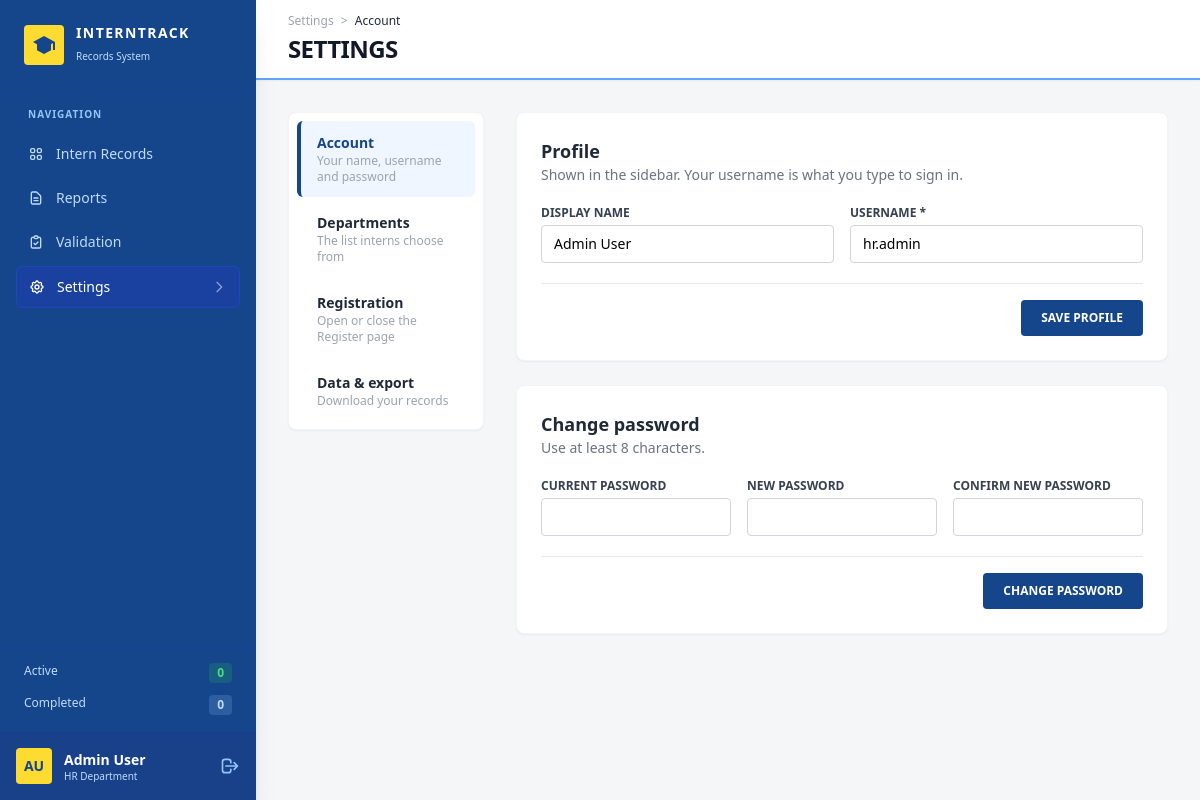
The page /settings.php (signed in) on the database its author committed.
### tables this page shows
CREATE TABLE `users` (
  `id` int(11) NOT NULL,
  `username` varchar(50) NOT NULL,
  `password_hash` varchar(255) NOT NULL,
  `created_at` timestamp NOT NULL DEFAULT current_timestamp(),
  `display_name` varchar(100) DEFAULT NULL
);

### settings.php (the view, shortened to what this page needs)
<?php
require_once 'db.php';
$tabs = [
    'account'      => ['Account',       'Your name, username and password'],
    'departments'  => ['Departments',   'The list interns choose from'],
    'registration' => ['Registration',  'Open or close the Register page'],
    'data'         => ['Data & export', 'Download your records'],
];
$tab = array_key_exists($_GET['tab'] ?? '', $tabs) ? $_GET['tab'] : 'account';
$uid = (int)($_SESSION['user_id'] ?? 0);
$st = $pdo->prepare("SELECT username, display_name FROM users WHERE id = ?");
$st->execute([$uid]);
$me = $st->fetch() ?: ['username' => '', 'display_name' => ''];
function toggle(string $name, string $title, string $desc, bool $on): void { ?>
<?php }
$I = INPUT_CLS; $L = LABEL_CLS;
$saveBtn = 'rounded bg-figmaBlue px-5 py-2.5 text-xs font-bold text-white transition hover:bg-blue-900';
$card = 'rounded-lg border border-gray-100 bg-white p-6 shadow-sm';
page_start($pdo, 'Settings', 'settings');
?>
        <header class="h-20 bg-white px-8 flex justify-between items-center border-b-2 border-blue-400 shadow-sm shrink-0">
            <div>
                <div class="text-xs text-gray-400 font-medium mb-1">Settings <span class="mx-1">></span> <span class="text-gray-800"><?= e($tabs[$tab][0]) ?></span></div>
                <h2 class="text-2xl font-black uppercase text-gray-900 tracking-tight">SETTINGS</h2>
            </div>
        </header>
        <div class="p-8 overflow-y-auto flex-1">
            <div class="grid grid-cols-12 items-start gap-8">
                <nav class="col-span-3 space-y-1 rounded-lg border border-gray-100 bg-white p-2 shadow-sm">
                    <?php foreach ($tabs as $key => [$label, $hint]): $on = $key === $tab; ?>
                        <a href="settings.php?tab=<?= $key ?>" class="block rounded-md border-l-4 px-4 py-3 transition <?= $on ? 'border-figmaBlue bg-blue-50' : 'border-transparent hover:bg-gray-50' ?>">
                            <div class="text-sm font-bold <?= $on ? 'text-figmaBlue' : 'text-gray-800' ?>"><?= $label ?></div>
                            <div class="text-xs text-gray-400"><?= $hint ?></div>
                        </a>
                    <?php endforeach; ?>
                </nav>
                <div class="col-span-9 space-y-6">
                <?php if ($tab === 'account'): ?>
                    <form method="POST" action="settings.php?tab=account" class="<?= $card ?>">
                        <h3 class="text-lg font-bold text-gray-800">Profile</h3>
                        <p class="mb-5 text-sm text-gray-500">Shown in the sidebar. Your username is what you type to sign in.</p>
                        <div class="grid grid-cols-2 gap-4">
                            <div><label class="<?= $L ?>" for="display_name">DISPLAY NAME</label><input id="display_name" name="display_name" value="<?= e($me['display_name']) ?>" maxlength="100" placeholder="e.g. Maria Santos" class="<?= $I ?>"></div>
                            <div><label class="<?= $L ?>" for="username">USERNAME *</label><input id="username" name="username" value="<?= e($me['username']) ?>" maxlength="50" required class="<?= $I ?>"></div>
                        </div>
                        <div class="mt-5 flex justify-end border-t pt-4"><button class="<?= $saveBtn ?>">SAVE PROFILE</button></div>
                    </form>
                    <form method="POST" action="settings.php?tab=account" class="<?= $card ?>">
                        <h3 class="text-lg font-bold text-gray-800">Change password</h3>
                        <p class="mb-5 text-sm text-gray-500">Use at least 8 characters.</p>
                        <div class="grid grid-cols-3 gap-4">
                            <div><label class="<?= $L ?>" for="cp1">CURRENT PASSWORD</label><input id="cp1" type="password" name="current_password" autocomplete="current-password" required class="<?= $I ?>"></div>
                            <div><label class="<?= $L ?>" for="cp2">NEW PASSWORD</label><input id="cp2" type="password" name="new_password" minlength="8" autocomplete="new-password" required class="<?= $I ?>"></div>
                            <div><label class="<?= $L ?>" for="cp3">CONFIRM NEW PASSWORD</label><input id="cp3" type="password" name="confirm_password" minlength="8" autocomplete="new-password" required class="<?= $I ?>"></div>
                        </div>
                        <div class="mt-5 flex justify-end border-t pt-4"><button class="<?= $saveBtn ?>">CHANGE PASSWORD</button></div>
                    </form>
                <?php endif; ?>
                </div>
            </div>
        </div>
    </main>
</body>
</html>

### functions.php (shortened to what this page needs)
<?php
function e($v): string { return htmlspecialchars((string)$v, ENT_QUOTES, 'UTF-8'); }
function pending_count(PDO $pdo): int {
    return (int)$pdo->query("SELECT COUNT(*) FROM interns WHERE validation_status='Pending'")->fetchColumn();
}
    ?>
    <?php
function page_start(PDO $pdo, string $title, string $active): void {
    $sys = e(APP_NAME);
    $stats = ['Active' => 0, 'Completed' => 0];
    $pending = pending_count($pdo);
    $st = $pdo->prepare("SELECT username, display_name FROM users WHERE id = ?");
    $st->execute([$_SESSION['user_id'] ?? 0]);
    $u = $st->fetch() ?: ['username' => 'admin', 'display_name' => null];
    $name = trim($u['display_name'] ?: $u['username']);
    $parts = preg_split('/[\s._-]+/', $name) ?: [$name];
    $initials = strtoupper(mb_substr($parts[0], 0, 1) . (isset($parts[1]) ? mb_substr($parts[1], 0, 1) : mb_substr($parts[0], 1, 1)));
    $nav = [
        'dashboard'  => ['dashboard.php',  'Intern Records', 'M4 6a2 2 0 012-2h2a2 2 0 012 2v2a2 2 0 01-2 2H6a2 2 0 01-2-2V6zM14 6a2 2 0 012-2h2a2 2 0 012 2v2a2 2 0 01-2 2h-2a2 2 0 01-2-2V6zM4 16a2 2 0 012-2h2a2 2 0 012 2v2a2 2 0 01-2 2H6a2 2 0 01-2-2v-2zM14 16a2 2 0 012-2h2a2 2 0 012 2v2a2 2 0 01-2 2h-2a2 2 0 01-2-2v-2z'],
        'reports'    => ['reports.php',    'Reports',        'M9 12h6m-6 4h6m2 5H7a2 2 0 01-2-2V5a2 2 0 012-2h5.586a1 1 0 01.707.293l5.414 5.414a1 1 0 01.293.707V19a2 2 0 01-2 2z'],
        'validation' => ['validation.php', 'Validation',     'M9 5H7a2 2 0 00-2 2v12a2 2 0 002 2h10a2 2 0 002-2V7a2 2 0 00-2-2h-2M9 5a2 2 0 002 2h2a2 2 0 002-2M9 5a2 2 0 012-2h2a2 2 0 012 2m-6 9l2 2 4-4'],
        'settings'   => ['settings.php',   'Settings',       'M10.325 4.317c.426-1.756 2.924-1.756 3.35 0a1.724 1.724 0 002.573 1.066c1.543-.94 3.31.826 2.37 2.37a1.724 1.724 0 001.065 2.572c1.756.426 1.756 2.924 0 3.35a1.724 1.724 0 00-1.066 2.573c.94 1.543-.826 3.31-2.37 2.37a1.724 1.724 0 00-2.572 1.065c-.426 1.756-2.924 1.756-3.35 0a1.724 1.724 0 00-2.573-1.066c-1.543.94-3.31-.826-2.37-2.37a1.724 1.724 0 00-1.065-2.572c-1.756-.426-1.756-2.924 0-3.35a1.724 1.724 0 001.066-2.573c-.94-1.543.826-3.31 2.37-2.37.996.608 2.296.07 2.572-1.065z|M15 12a3 3 0 11-6 0 3 3 0 016 0z'],
    ];
    ?>
<!DOCTYPE html>
<html lang="en">
<head>
    <script src="https://cdn.tailwindcss.com"></script>
</head>
<body class="flex h-screen bg-figmaBg font-sans overflow-hidden">
    <aside class="w-64 bg-figmaBlue text-white flex flex-col justify-between shadow-xl z-20 relative shrink-0 print:hidden">
        <div>
            <div class="p-6 flex items-center gap-3 border-b border-blue-800/50">
                <div class="flex h-10 w-10 items-center justify-center rounded bg-figmaYellow text-figmaBlue shrink-0">
                    <svg xmlns="http://www.w3.org/2000/svg" class="h-6 w-6" fill="currentColor" viewBox="0 0 24 24"><path d="M12 3L1 9l4 2.18v6L12 21l7-3.82v-6l2-1.09V17h2V9L12 3z"/></svg>
                </div>
                <div>
                    <h1 class="text-sm font-bold tracking-widest leading-tight uppercase"><?= $sys ?></h1>
                    <span class="text-[10px] text-blue-200">Records System</span>
                </div>
            </div>
            <div class="p-4">
                <div class="text-[10px] font-bold tracking-widest text-blue-300 mb-3 px-3">NAVIGATION</div>
                <nav class="space-y-1">
                    <?php foreach ($nav as $key => [$href, $label, $paths]): $on = $key === $active; ?>
                    <a href="<?= $href ?>" class="flex items-center justify-between px-3 py-2.5 rounded-md text-sm font-medium transition-colors <?= $on ? 'bg-blue-800/60 text-white border border-blue-700/50' : 'text-blue-200 hover:bg-blue-800/40' ?>">
                        <div class="flex items-center gap-3">
                            <svg class="w-4 h-4" fill="none" stroke="currentColor" viewBox="0 0 24 24"><?php foreach (explode('|', $paths) as $d): ?><path stroke-linecap="round" stroke-linejoin="round" stroke-width="2" d="<?= $d ?>"></path><?php endforeach; ?></svg>
                            <?= $label ?>
                        </div>
                        <?php if ($key === 'validation' && $pending > 0): ?>
                            <span class="bg-figmaYellow text-figmaBlue text-[10px] font-black px-2 py-0.5 rounded-full"><?= $pending ?></span>
                        <?php elseif ($on): ?>
                            <svg class="w-4 h-4 opacity-50" fill="none" stroke="currentColor" viewBox="0 0 24 24"><path stroke-linecap="round" stroke-linejoin="round" stroke-width="2" d="M9 5l7 7-7 7"></path></svg>
                        <?php endif; ?>
                    </a>
                    <?php endforeach; ?>
                </nav>
            </div>
        </div>
        <div>
            <div class="px-6 py-4 space-y-3 border-t border-blue-800/50">
                <div class="flex justify-between text-xs text-blue-200">
                    <span>Active</span><span class="bg-green-500/20 text-green-400 px-2 py-0.5 rounded font-bold"><?= $stats['Active'] ?></span>
                </div>
                <div class="flex justify-between text-xs text-blue-200">
                    <span>Completed</span><span class="bg-blue-300/20 text-blue-200 px-2 py-0.5 rounded font-bold"><?= $stats['Completed'] ?></span>
                </div>
            </div>
            <div class="p-4 border-t border-blue-800/50 flex items-center justify-between bg-blue-900/30">
                <div class="flex items-center gap-3 min-w-0">
                    <div class="h-9 w-9 rounded bg-figmaYellow flex items-center justify-center text-figmaBlue font-bold text-sm shrink-0"><?= e($initials) ?></div>
                    <div class="leading-tight min-w-0">
                        <div class="text-sm font-bold text-white truncate"><?= e($name) ?></div>
                        <div class="text-[10px] text-blue-200 truncate">HR Department</div>
                    </div>
                </div>
                <a href="logout.php" title="Log out" class="text-blue-300 hover:text-white transition">
                    <svg class="w-5 h-5" fill="none" stroke="currentColor" viewBox="0 0 24 24"><path stroke-linecap="round" stroke-linejoin="round" stroke-width="2" d="M17 16l4-4m0 0l-4-4m4 4H7m6 4v1a3 3 0 01-3 3H6a3 3 0 01-3-3V7a3 3 0 013-3h4a3 3 0 013 3v1"></path></svg>
                </a>
            </div>
        </div>
    </aside>
    <main class="flex-1 flex flex-col h-screen overflow-hidden">
    <?php
}

### rows shown on the page
users: display_name "AU", display_name "Admin User", username "hr.admin"

### other values the page prints
$sys "INTERNTRACK"
$label "Intern Records"
$label "Reports"
$label "Validation"
$label "Settings"
$stats['Active'] "0"
$stats['Completed'] "0"
$tabs[$tab][0] "Account"
$label "Account"
$hint "Your name, username and password"
$label "Departments"
$hint "The list interns choose from"
$label "Registration"
$hint "Open or close the Register page"
$label "Data & export"
